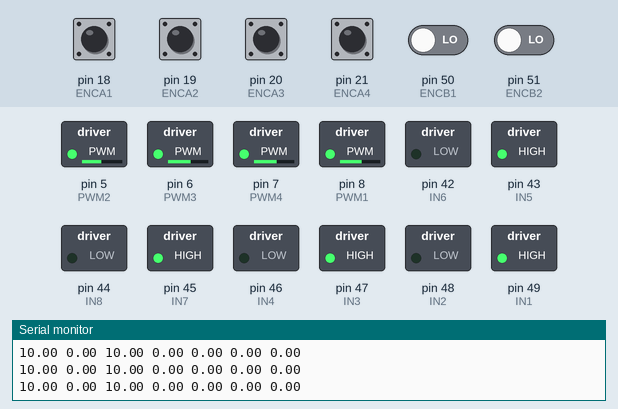
Recording of a sketch running on a simulated Arduino Mega 2560, built with avr-gcc and run on an emulated ATmega2560. On the bench: switched loads named in the sketch (green lamp = pin HIGH), the last lines printed to the serial monitor. The inputs (shaded band) are chosen by the test bench; at power-on: pin 18 (ENCA1), pin 19 (ENCA2), pin 20 (ENCA3), pin 21 (ENCA4) HIGH, pin 50 (ENCB1), pin 51 (ENCB2) LOW.

Above: at 6.2 s.
6.3 s: pin 18 (ENCA1) pulsed LOW 2 times (0.12 s each, 0.3 s apart)
At 6.68 s:
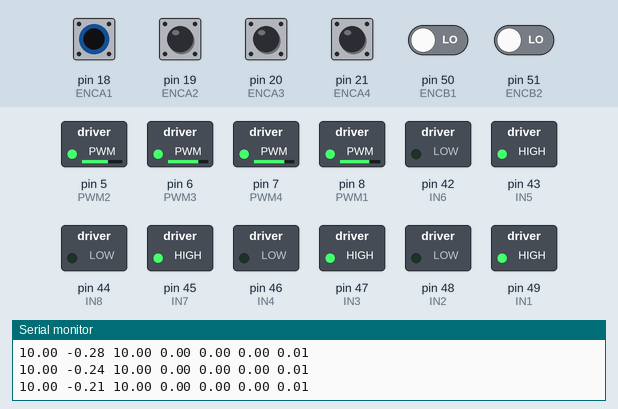
At 8.4 s:
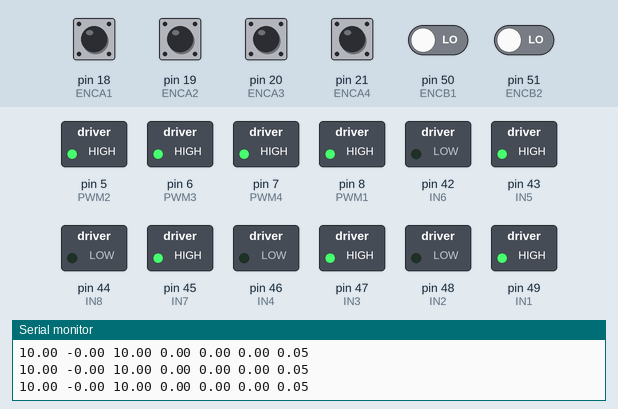
9.3 s: pin 19 (ENCA2) pulsed LOW 2 times (0.12 s each, 0.3 s apart)
Timing chart, 0 to 12.3 s (numbered marks = the images above; inputs shaded):
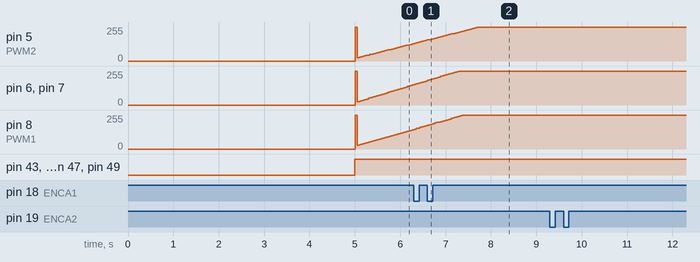

The sketch:

full_robot_v3.ino
```cpp
#include <util/atomic.h>
// Pin1
#define ENCA1 18
#define ENCB1 50
#define PWM1  8
#define IN1   49
#define IN2   48
// Pin2
#define ENCA2 19
#define ENCB2 51
#define PWM2  5
#define IN3   47
#define IN4   46
// Pin3
#define ENCA3 20
#define ENCB3 52
#define PWM3  6
#define IN5   43
#define IN6   42
// Pin4
#define ENCA4 21
#define ENCB4 53
#define PWM4  7
#define IN7   45
#define IN8   44

// globals
long prevT1 = 0;
int posPrev1 = 0;
float preve1;
long prevT2 = 0;
int posPrev2 = 0;
float preve2;
long prevT3 = 0;
int posPrev3 = 0;
float preve3;
long prevT4 = 0;
int posPrev4 = 0;
float preve4;

// Set a target
float vt1;
float vt2;
float vt3;
float vt4;
float v;

// Use the "volatile" directive for variables
// used in an interrupt
volatile int pos_i1 = 0;
volatile float velocity_i1 = 0;
volatile long prevT_i1 = 0;

volatile int pos_i2 = 0;
volatile float velocity_i2 = 0;
volatile long prevT_i2 = 0;

volatile int pos_i3 = 0;
volatile float velocity_i3 = 0;
volatile long prevT_i3 = 0;

volatile int pos_i4 = 0;
volatile float velocity_i4 = 0;
volatile long prevT_i4 = 0;

float vFilt = 0;
float vPrev = 0;
float vFiltPrev = 0;

float v1Filt = 0;
float v1Prev = 0;

float v2Filt = 0;
float v2Prev = 0;

float v3Filt = 0;
float v3Prev = 0;

float v4Filt = 0;
float v4Prev = 0;

float e=0;
float eintegral = 0;
float eintegral1 = 0;
float derivative1;
float eintegral2 = 0;
float derivative2;
float eintegral3 = 0;
float derivative3;
float eintegral4 = 0;
float derivative4;
int  pos1,pos2,pos3,pos4;
float distance,speed,deltad,v0;

void setup() {
  Serial.begin(9600);
  pinMode(ENCA1,INPUT);
  pinMode(ENCB1,INPUT);

  pinMode(ENCA2,INPUT);
  pinMode(ENCB2,INPUT);

  pinMode(ENCA3,INPUT);
  pinMode(ENCB3,INPUT);

  pinMode(ENCA4,INPUT);
  pinMode(ENCB4,INPUT);

  pinMode(PWM1,OUTPUT);
  pinMode(PWM2,OUTPUT);
  pinMode(PWM3,OUTPUT);
  pinMode(PWM4,OUTPUT);

  pinMode(IN1,OUTPUT);
  pinMode(IN2,OUTPUT);
  pinMode(IN3,OUTPUT);
  pinMode(IN4,OUTPUT);
  pinMode(IN5,OUTPUT);
  pinMode(IN6,OUTPUT);
  pinMode(IN7,OUTPUT);
  pinMode(IN8,OUTPUT);
  attachInterrupt(digitalPinToInterrupt(ENCA1), readEncoder1,RISING);
  attachInterrupt(digitalPinToInterrupt(ENCA2), readEncoder2,RISING);
  attachInterrupt(digitalPinToInterrupt(ENCA3), readEncoder3,RISING);
  attachInterrupt(digitalPinToInterrupt(ENCA4), readEncoder4,RISING);

  delay(5000);
}

void loop() {
  // read the position in an atomic block
  // to avoid potential misreads
  pos1 = 0;
  pos2 = 0;
  pos3 = 0;
  pos4 = 0;
  ATOMIC_BLOCK(ATOMIC_RESTORESTATE){
    pos1 = pos_i1;
    pos2 = pos_i2;
    pos3 = pos_i3;
    pos4 = pos_i4;
    }
  // Compute velocity with method 1
  long currT1 = micros();
  long currT2 = micros();
  long currT3 = micros();
  long currT4 = micros();

  float deltaT1 = ((float) (currT1-prevT1))/1.0e6; //1e6=10^6
  float deltaT2 = ((float) (currT2-prevT2))/1.0e6;
  float deltaT3 = ((float) (currT3-prevT3))/1.0e6;
  float deltaT4 = ((float) (currT4-prevT4))/1.0e6;
  //Serial.print (deltaT1);Serial.print(deltaT2);Serial.println(deltaT3);
  float velocity1 = (pos1 - posPrev1)/deltaT1;
  float velocity2 = (pos2 - posPrev2)/deltaT2;
  float velocity3 = (pos3 - posPrev3)/deltaT3;
  float velocity4 = (pos4 - posPrev4)/deltaT4;
  //Serial.print(velocity1);Serial.println(velocity3);
  posPrev1 = pos1;
  posPrev2 = pos2;
  posPrev3 = pos3;
  posPrev4 = pos4;

  prevT1 = currT1;
  prevT2 = currT2;
  prevT3 = currT3;
  prevT4 = currT4;

  // Convert count/s to RPM
  float v1 = velocity1/616.0*60;
  float v2 = velocity2/616.0*60;
  float v3 = velocity3/616.0*60;
  float v4 = velocity4/616.0*60;

  // Low-pass filter (25 Hz cutoff)
  v1Filt = 0.854*v1Filt + 0.0728*v1 + 0.0728*v1Prev;
  v1Prev = v1;
  v2Filt = 0.854*v2Filt + 0.0728*v2 + 0.0728*v2Prev;
  v2Prev = v2;
  v3Filt = 0.854*v3Filt + 0.0728*v3 + 0.0728*v3Prev;
  v3Prev = v3;
  v4Filt = 0.854*v4Filt + 0.0728*v4 + 0.0728*v4Prev;
  v4Prev = v4;

  // Compute the control signal u
  float kp1 = 2.4064;
  float ki1 = 9.6228;
  float kd1 = 0.6038;

  float kp2 = 2.1543;
  float ki2 = 8.5818;
  float kd2 = 0.5382;

  float kp3 = 2.0626481;
  float ki3 = 10.313734;
  float kd3 = 0.3666;

  float kp4 = 2.0626481;
  float ki4 = 10.313734;
  float kd4 = 0.3666;

  float e1 = vt1 - v1Filt;
  float e2 = vt2 - v2Filt;
  float e3 = vt3 - v3Filt;
  float e4 = vt4 - v4Filt;

  // Compute the integral term
  eintegral1 = eintegral1 + e1 * deltaT1;
  eintegral2 = eintegral2 + e2 * deltaT2;
  eintegral3 = eintegral3 + e3 * deltaT3;
  eintegral4 = eintegral4 + e4 * deltaT4;

  // Compute the derivative term
  derivative1 = (e1 - preve1) / deltaT1;
  derivative2 = (e2 - preve2) / deltaT2;
  derivative3 = (e3 - preve3) / deltaT3;
  derivative4 = (e4 - preve4) / deltaT4;

  float u1 = kp1 * e1 + ki1 * eintegral1 + kd1 * derivative1;  // updated control signal
  float u2 = kp2 * e2 + ki2 * eintegral2 + kd2 * derivative2;  // updated control signal
  float u3 = kp3 * e3 + ki3 * eintegral3 + kd3 * derivative3;  // updated control signal
  float u4 = kp4 * e4 + ki4 * eintegral4 + kd4 * derivative4;  // updated control signal
  preve1 = e1;
  preve2 = e2;
  preve3 = e3;
  preve4 = e4;

  // Set the motor 1 speed and direction
  int dir1 = 1;
  if (u1 < 0) {
    dir1 = -1;
  }
  int pwr1 = (int) fabs(u1);
  if (pwr1 > 255) {
    pwr1 = 255;
  }
  // Set the motor 2 speed and direction
  int dir2 = 1;
  if (u2 < 0) {
    dir2 = -1;
  }
  int pwr2 = (int) fabs(u2);
  if (pwr2 > 255) {
    pwr2 = 255;
  }
  // Set the motor 3 speed and direction
  int dir3 = 1;
  if (u3 < 0) {
    dir3 = -1;
  }
  int pwr3 = (int) fabs(u3);
  if (pwr3 > 255) {
    pwr3 = 255;
  }
  // Set the motor 4 speed and direction
  int dir4 = 1;
  if (u4 < 0) {
    dir4 = -1;
  }
  int pwr4 = (int) fabs(u4);
  if (pwr4 > 255) {
    pwr4 = 255;
  }


  setMotor(dir1, pwr1, PWM1, IN1, IN2);
  setMotor(dir2, pwr2, PWM2, IN3, IN4);
  setMotor(dir3, pwr3, PWM3, IN5, IN6);
  setMotor(dir4, pwr4, PWM4, IN7, IN8);


  //di vong quanh the gioi
  // if (distance<248)
  // {
  // go(5,0); //go how many square in what direction?
  // calculate_s(speed,v1,v2,v3,v4,deltaT1);
  // }
  // else if (distance<600)
  // {
  // go(12.07,135); //go how many square in what direction?
  // calculate_s(speed,v1,v2,v3,v4,deltaT1);
  // }
  // else if (distance<848)
  // {
  // go(17.07,-90); //go how many square in what direction?
  // calculate_s(speed,v1,v2,v3,v4,deltaT1);
  // }
  // else
  // {
  // speed = 0;
  // go(0,0); //go how many square in what direction?
  // calculate_s(0,v1,v2,v3,v4,deltaT1);
  // }
  go(0,0);
  v0=10;
  calculate_s(0,v1,v2,v3,v4,deltaT1);
  // tinhtoan_quangduong_di(speed,0);
  //Print
  Serial.print(vt1);
  Serial.print(" ");
  Serial.print(v1Filt);
  Serial.print(" ");
  Serial.print(vt2);
  Serial.print(" ");
  Serial.print(v2Filt);
  Serial.print(" ");
  Serial.print(v3Filt);
  Serial.print(" ");
  Serial.print(v4Filt);
  Serial.print(" ");
  Serial.println(distance);
  delay(1);
}
void setMotor(int dir, int pwmVal, int pwm, int in1, int in2){
  analogWrite(pwm,pwmVal); // Motor speed
  if(dir == 1){
    // Turn one way
    digitalWrite(in1,HIGH);
    digitalWrite(in2,LOW);
  }
  else if(dir == -1){
    // Turn the other way
    digitalWrite(in1,LOW);
    digitalWrite(in2,HIGH);
  }
  else{
    // Or dont turn
    digitalWrite(in1,LOW);
    digitalWrite(in2,LOW);
  }
}
void readEncoder1(){
  // Read encoder B when ENCA rises
  int b1 = digitalRead(ENCB1);
  int increment1 = 0;
  if(b1>0){
    // If B is high, increment forward
    increment1 = 1;
  }
  else{
    // Otherwise, increment backward
    increment1 = -1;
  }
  pos_i1 = pos_i1 + increment1;
}
void readEncoder2(){
  // Read encoder B when ENCA rises
  int b2 = digitalRead(ENCB2);
  int increment2 = 0;
  if(b2>0){
    // If B is high, increment forward
    increment2 = 1;
  }
  else{
    // Otherwise, increment backward
    increment2 = -1;
  }
  pos_i2 = pos_i2 + increment2;
}
void readEncoder3(){
  // Read encoder B when ENCA rises
  int b3 = digitalRead(ENCB3);
  int increment3 = 0;
  if(b3>0){
    // If B is high, increment forward
    increment3 = 1;
  }
  else{
    // Otherwise, increment backward
    increment3 = -1;
  }
  pos_i3 = pos_i3 + increment3;
}
void readEncoder4(){
  // Read encoder B when ENCA rises
  int b4 = digitalRead(ENCB4);
  int increment4 = 0;
  if(b4>0){
    // If B is high, increment forward
    increment4 = 1;
  }
  else{
    // Otherwise, increment backward
    increment4 = -1;
  }
  pos_i4 = pos_i4 + increment4;
}

void tinhtoan_quangduong_di(int v, float degree)//degree integer number pls
{
  float x= degree/180*3.14;
  vt1 = v * cos(3.14/4+x)+v0;
  vt2 = v * sin(3.14/4+x)*(-1)+v0;
  vt3 = v * cos(3.14/4+x)*(-1)+v0;
  vt4 = v * sin(3.14/4+x)+v0;
}
void calculate_s(float s, float v1, float v2, float v3, float v4, float deltaT)
{
  // v(rpm)
  v=sqrt(pow((abs(v1)+abs(v3))/2,2)+pow((abs(v2)+abs(v4))/2,2));
  vFilt = 0.854*vFilt + 0.0728*v + 0.0728*vPrev;
  vPrev = v;
  // distance(count)
  distance = distance + (vFilt+vFiltPrev)/2 * deltaT;
  // if(deltad!=700-distance)
  // {Serial.print("Vfilt: ");Serial.print(vFilt);Serial.print("\t");Serial.print("V: ");Serial.print(v);Serial.print("\t");Serial.print("Distance: ");Serial.print(deltad); Serial.print("\t");Serial.print("speed: ");Serial.print(speed);
  // Serial.print("\tTotal distance: ");Serial.println(distance);}
  // vFiltPrev=vFilt;
}
void go(float d, float angle)
{
  float dis=d*50;
  tinhtoan_quangduong_di(speed,angle);
  deltad=dis-distance;
  if (deltad>300) {speed=200;}
  else if (deltad>250) {speed=150 + (deltad-250) * (200-150)/(300-250);}
  else if (deltad>150) {speed=100 + (deltad-150) * (150-100)/(250-150);}
  else if (deltad>50)  {speed=50  + (deltad-50) * (100-50)/(150-50);}
  else if (deltad>0)   {speed=0   + (deltad-0)   * (50-0)/(50-0);}
}
```

Measured:
- after the input at 6.3 s, pin 6 (PWM3), pin 7 (PWM4): goes on until 7.3 s, then stays 255/255
